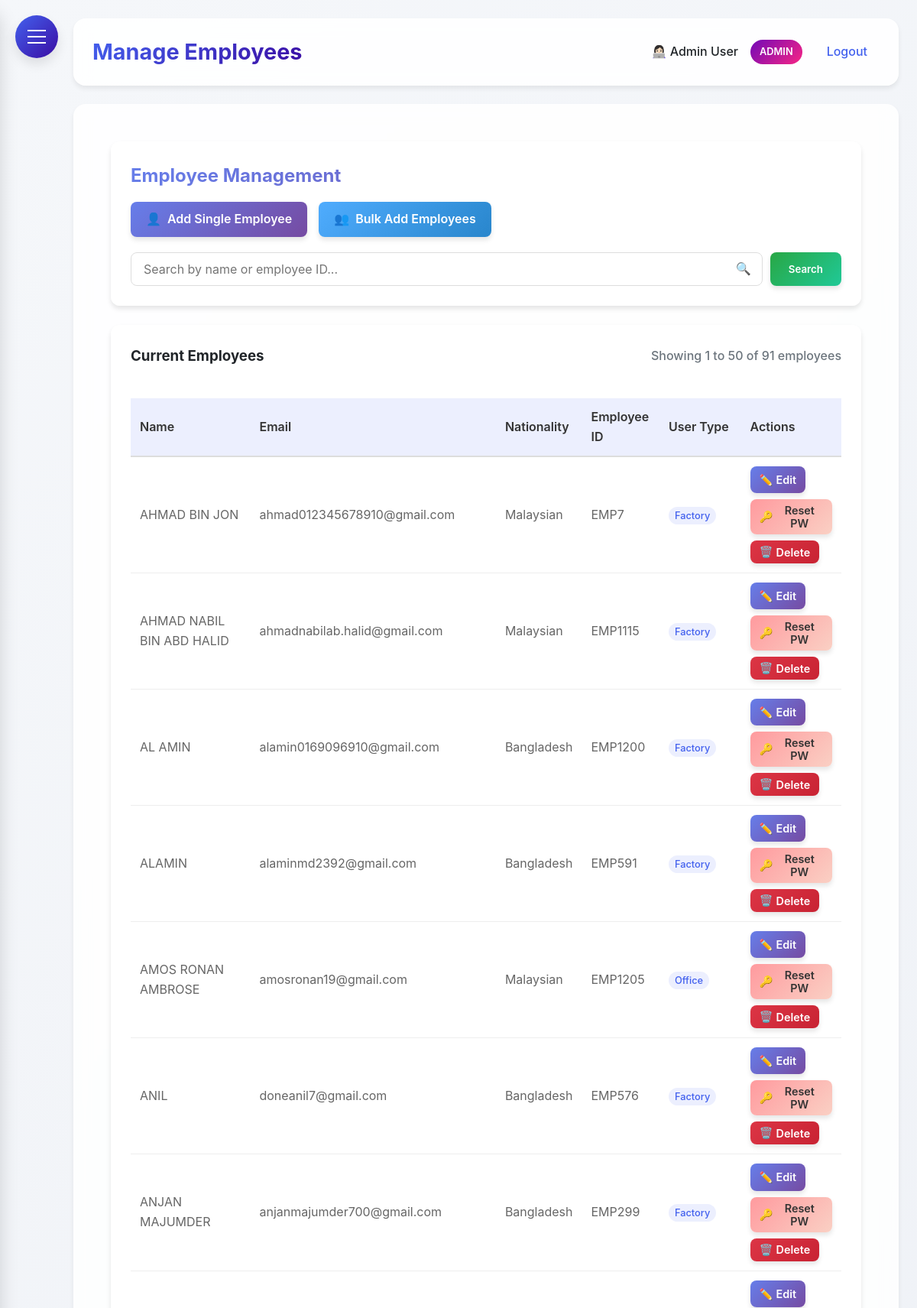
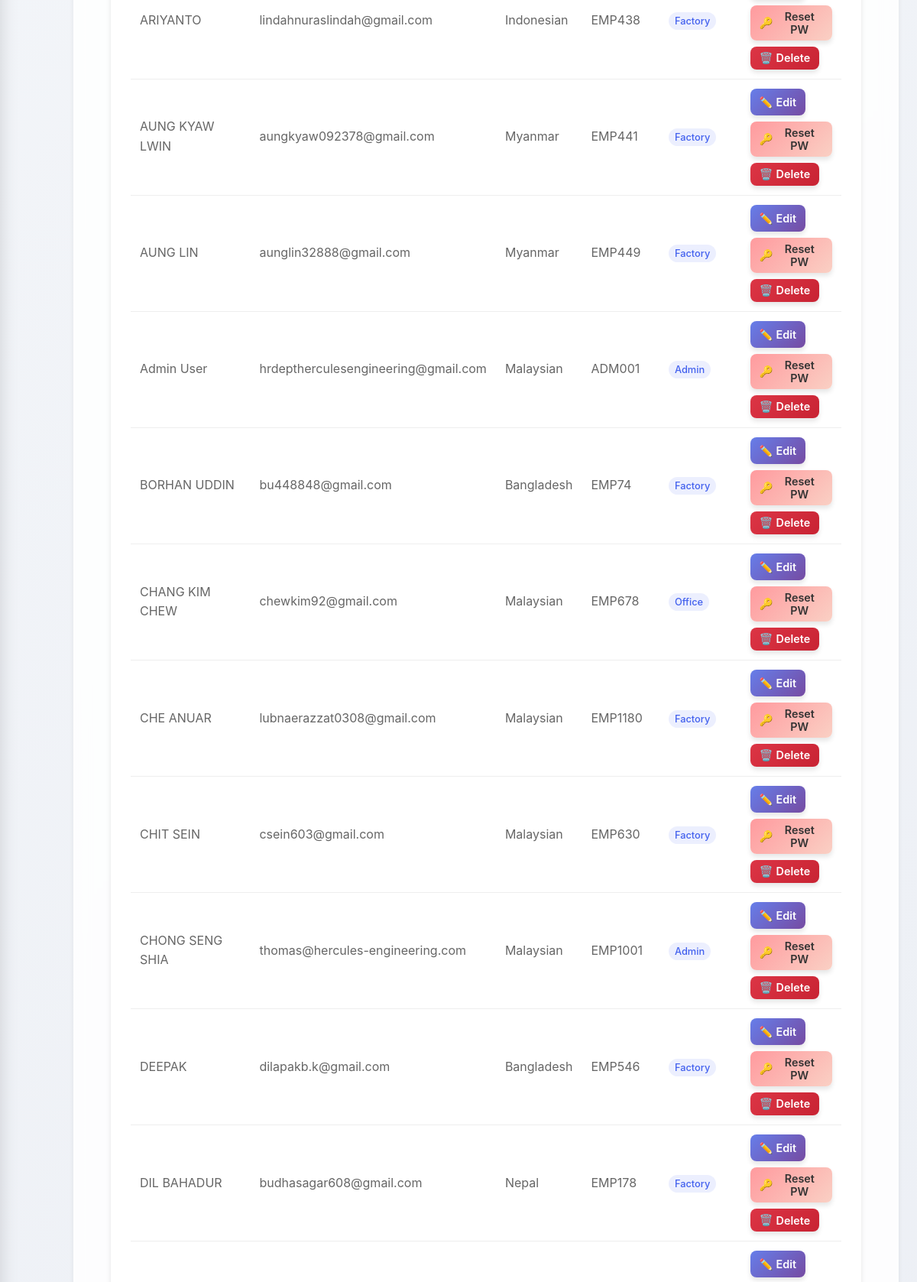
The page /manage_employees (signed in, upper part) on the database its author committed (2 pictures, top to bottom).
### HerculesSystem.py (models this page shows, shortened)
class Employee(UserMixin, db.Model):
    __tablename__ = 'employee'  # Explicitly set to 'employees'
    id = db.Column(db.Integer, primary_key=True)
    username = db.Column(db.String(80), unique=True, nullable=False)
    password = db.Column(db.String(120), nullable=False)
    full_name = db.Column(db.String(120), nullable=False)
    email = db.Column(db.String(120), unique=True, nullable=False)
    nationality = db.Column(db.String(80), nullable=False)
    employee_id = db.Column(db.String(80), unique=True, nullable=False)
    hire_date = db.Column(db.Date)
    is_admin = db.Column(db.Boolean, default=False)
    user_type = db.Column(db.String(20), default='employee')
    last_clock_in = db.Column(db.DateTime)
    last_clock_out = db.Column(db.DateTime)
    last_lunch_start = db.Column(db.DateTime)
    last_lunch_end = db.Column(db.DateTime)
    date_joined = db.Column(db.Date, nullable=True)  # Date when employee joined the company
    basic_salary = db.Column(db.Numeric(10, 2), nullable=True)  # Basic salary
    leave_balances = db.relationship('LeaveBalance', back_populates='employee', lazy=True)

### HerculesSystem.py (the view, shortened to what this page needs)
@app.route('/manage_employees')
@login_required
def manage_employees():
    if current_user.user_type != 'admin':
        flash('You do not have permission to manage employees.', 'danger')
        return redirect(url_for('dashboard'))
    page = request.args.get('page', 1, type=int)
    per_page = 50  # Employees per page
    search_query = request.args.get('search', '')
    query = Employee.query
    employees = query.order_by(Employee.full_name.asc()).paginate(
        page=page, per_page=per_page, error_out=False
    )
    return render_template('manage_employees.html',
                         employees=employees,
                         search_query=search_query,
                         page=page,
                         per_page=per_page)

### HerculesSystem.py (called while the page is built)
@app.after_request
def add_security_headers(response):
    response.headers['Permissions-Policy'] = 'geolocation=()'
    return response

@login_manager.user_loader
def load_user(user_id):
    return db.session.get(Employee, int(user_id))

@app.context_processor
def inject_now():
    return {'now': datetime.utcnow()}

### templates/manage_employees.html (shortened to what this page needs)
{% extends "base.html" %}
{% block content %}
<div class="dashboard-container">
    <div class="glass">
        <h2 style="margin-bottom: 15px; background: linear-gradient(135deg, #667eea 0%, #764ba2 100%); -webkit-background-clip: text; background-clip: text; color: transparent;">
        </h2>
        <div style="display: flex; gap: 15px; margin-bottom: 20px; flex-wrap: wrap;">
            <a href="{{ url_for('add_employee') }}" class="btn btn-primary" style="display: inline-flex; align-items: center; gap: 8px;">
                <span>👤</span>
                <span>Add Single Employee</span>
            </a>
            <a href="{{ url_for('bulk_add_employees') }}" class="btn btn-info" style="display: inline-flex; align-items: center; gap: 8px;">
                <span>👥</span>
                <span>Bulk Add Employees</span>
            </a>
        </div>
        <div style="margin-top: 20px;">
            <form method="GET" action="{{ url_for('manage_employees') }}" style="display: flex; gap: 10px; align-items: center; flex-wrap: wrap;">
                <div style="position: relative; flex: 1;">
                    <input type="text"
                           name="search"
                           value="{{ search_query }}"
                           placeholder="Search by name or employee ID..."
                           style="width: 100%; padding: 12px 45px 12px 16px; border-radius: 8px; border: 1px solid #ddd; font-size: 16px; background: rgba(255, 255, 255, 0.9); height: 44px; box-sizing: border-box;">
                    <span style="position: absolute; right: 15px; top: 50%; transform: translateY(-50%); color: #6c757d;">🔍</span>
                </div>
                <button type="submit" class="btn" style="background: linear-gradient(135deg, #28a745 0%, #20c997 100%); padding: 12px 24px; height: 44px; display: flex; align-items: center;">
                    Search
                </button>
            </form>
        </div>
    </div>
    <div class="glass">
        <div style="display: flex; justify-content: space-between; align-items: center; margin-bottom: 20px; flex-wrap: wrap; gap: 15px;">
            <h3 style="margin: 0;">
                {% if search_query %}
                    Search Results for "{{ search_query }}"
                {% else %}
                    Current Employees
                {% endif %}
            </h3>
            {% if employees.total > 0 %}
            <span style="color: #6c757d; font-weight: 500;">
                Showing {{ (page - 1) * per_page + 1 }} to {{ [page * per_page, employees.total]|min }} of {{ employees.total }} employees
            </span>
            {% endif %}
        </div>
        {% if employees.items %}
        <div style="overflow-x: auto;">
            <table>
                <thead>
                    <tr>
                        <th>Name</th>
                        <th>Email</th>
                        <th>Nationality</th>
                        <th>Employee ID</th>
                        <th>User Type</th>
                        <th>Actions</th>
                    </tr>
                </thead>
                <tbody>
                    {% for employee in employees.items %}
                    <tr>
                        <td>{{ employee.full_name }}</td>
                        <td>{{ employee.email }}</td>
                        <td>{{ employee.nationality }}</td>
                        <td>{{ employee.employee_id }}</td>
                        <td>
                            <span class="user-type-badge">
                                {{ employee.user_type|title }}
                            </span>
                        </td>
                        <td>
                            <div style="display: flex; gap: 8px; flex-wrap: wrap;">
                                <a href="{{ url_for('edit_employee', employee_id=employee.id) }}"
                                   class="btn btn-sm btn-primary" style="display: inline-flex; align-items: center; gap: 4px; padding: 6px 12px;">
                                    <span>✏️</span>
                                    <span>Edit</span>
                                </a>
                                <form action="{{ url_for('reset_password', employee_id=employee.id) }}" method="POST" style="margin: 0;">
                                    <button type="submit"
                                            class="btn btn-sm btn-warning"
                                            style="display: inline-flex; align-items: center; gap: 4px; padding: 6px 12px;"
                                            onclick="return confirm('Are you sure you want to reset the password for {{ employee.full_name }}? An email will be sent with the new password.')">
                                        <span>🔑</span>
                                        <span>Reset PW</span>
                                    </button>
                                </form>
                                <form action="{{ url_for('delete_employee', employee_id=employee.id) }}" method="POST" style="margin: 0;">
                                    <button type="submit"
                                            class="btn btn-sm btn-danger"
                                            style="display: inline-flex; align-items: center; gap: 4px; padding: 6px 12px;"
                                            onclick="return confirm('⚠️ WARNING: Are you sure you want to delete {{ employee.full_name }}? This action cannot be undone and will permanently remove all employee data including leave records and time tracking.')">
                                        <span>🗑️</span>
                                        <span>Delete</span>
                                    </button>
                                </form>
                            </div>
                        </td>
                    </tr>
                    {% endfor %}
                </tbody>
            </table>
        </div>
        {% endif %}
    </div>
</div>
{% endblock %}

### templates/base.html (shortened to what this page needs)
<!DOCTYPE html>
<html lang="en">
<head>
</head>
<body>
    <div class="hamburger-menu" id="hamburgerMenu">
        <span></span>
    </div>
    <div class="main-content" id="mainContent">
        <div class="header">
            <h1>{% block header %}Hercules HR{% endblock %}</h1>
            <div class="user-info">
                {% if current_user.is_authenticated %}
                <span>👩🏻‍💻 {{ current_user.full_name }}</span>
                {% if current_user.user_type == 'admin' %}
                <span class="admin-badge">ADMIN</span>
                {% endif %}
                <a href="{{ url_for('logout') }}">Logout</a>
                {% else %}
                <a href="{{ url_for('login') }}">Login</a>
                {% endif %}
            </div>
        </div>
        <div class="content">
            {% block content %}{% endblock %}
        </div>
    </div>
</body>
</html>

### templates/base.html (style rules this page uses)
:root { --primary: #4361ee; --secondary: #3a0ca3; --accent: #7209b7; --success: #4cc9f0; --danger: #f72585; --warning: #fca311; --info: #4895ef; --light: #f8f9fa; --dark: #212529; --gray: #6c757d; --gradient-primary: linear-gradient(135deg, #4361ee, #3a0ca3); --sidebar-gradient: linear-gradient(135deg, #4361ee, #3a0ca3); --gradient-accent: linear-gradient(135deg, #7209b7, #f72585); --shadow-sm: 0 4px 6px rgba(0, 0, 0, 0.07); --shadow-md: 0 8px 15px rgba(0, 0, 0, 0.1); --shadow-lg: 0 15px 25px rgba(0, 0, 0, 0.15); --border-radius: 12px; --border-radius-lg: 16px; --border-radius-xl: 20px; --sidebar-radius: 20px; --dark-bg: #1a1f35; --dark-container: #252a40; }
* { margin: 0; padding: 0; box-sizing: border-box; font-family: 'Inter', 'Segoe UI', system-ui, -apple-system, sans-serif; }
body { display: flex; min-height: 100vh; background: linear-gradient(135deg, #f5f7fa 0%, #e4e8f0 100%); color: var(--dark); line-height: 1.6; transition: background 0.3s ease, color 0.3s ease; }
.glass { background: rgba(255, 255, 255, 0.85); backdrop-filter: blur(10px); border-radius: var(--border-radius); border: 1px solid rgba(255, 255, 255, 0.2); box-shadow: var(--shadow-sm); transition: background 0.3s ease, border 0.3s ease; }
.hamburger-menu { position: fixed; top: 20px; left: 20px; z-index: 1000; cursor: pointer; background: var(--gradient-primary); border-radius: 50%; width: 56px; height: 56px; display: flex; align-items: center; justify-content: center; box-shadow: var(--shadow-md); transition: all 0.3s ease; }
.hamburger-menu span { display: block; width: 24px; height: 2px; background: #fff; position: relative; transition: all 0.3s cubic-bezier(0.4, 0, 0.2, 1); }
.hamburger-menu span:before, .hamburger-menu span:after { content: ''; position: absolute; width: 24px; height: 2px; background: #fff; transition: all 0.3s cubic-bezier(0.4, 0, 0.2, 1); }
.hamburger-menu span:before { top: -8px; }
.hamburger-menu span:after { top: 8px; }
.main-content { flex: 1; padding: 24px; margin-left: 0; transition: margin-left 0.3s cubic-bezier(0.4, 0, 0.2, 1); padding-left: 96px; }
.header { background: rgba(255, 255, 255, 0.9); backdrop-filter: blur(10px); padding: 20px 24px; border-radius: var(--border-radius-lg); box-shadow: var(--shadow-sm); display: flex; justify-content: space-between; align-items: center; margin-bottom: 24px; border: 1px solid rgba(255, 255, 255, 0.2); transition: background 0.3s ease, border 0.3s ease; }
.header h1 { font-size: 1.8rem; font-weight: 700; background: var(--gradient-primary); -webkit-background-clip: text; background-clip: text; color: transparent; }
.user-info { display: flex; align-items: center; gap: 16px; }
.user-info span { color: var(--dark); font-weight: 500; }
.user-info .admin-badge { background: var(--gradient-accent); color: white; padding: 6px 12px; border-radius: 20px; font-size: 0.8rem; font-weight: 600; }
.user-info a { color: var(--primary); text-decoration: none; font-weight: 500; transition: all 0.2s ease; padding: 8px 16px; border-radius: 8px; }
.content { background: rgba(255, 255, 255, 0.85); backdrop-filter: blur(10px); padding: 28px; border-radius: var(--border-radius-lg); box-shadow: var(--shadow-sm); border: 1px solid rgba(255, 255, 255, 0.2); transition: background 0.3s ease, border 0.3s ease; }
.btn { display: inline-block; padding: 12px 24px; border-radius: var(--border-radius); text-decoration: none; font-weight: 600; transition: all 0.3s ease; border: none; cursor: pointer; box-shadow: var(--shadow-sm); }
.btn-primary { background: var(--gradient-primary); color: white; }
table { color: var(--dark); }
.content { animation: fadeIn 0.4s ease-out; }

### rows shown on the page
Employee: full_name "Admin User", email "hrdeptherculesengineering@gmail.com", nationality "Malaysian", employee_id "ADM001", user_type "Admin"
Employee: full_name "AHMAD BIN JON", email "ahmad012345678910@gmail.com", nationality "Malaysian", employee_id "EMP7", user_type "Factory"
Employee: full_name "AHMAD NABIL BIN ABD HALID", email "ahmadnabilab.halid@gmail.com", nationality "Malaysian", employee_id "EMP1115", user_type "Factory"
Employee: full_name "AL AMIN", email "alamin0169096910@gmail.com", nationality "Bangladesh", employee_id "EMP1200", user_type "Factory"
Employee: full_name "ALAMIN", email "alaminmd2392@gmail.com", nationality "Bangladesh", employee_id "EMP591", user_type "Factory"
Employee: full_name "AMOS RONAN AMBROSE", email "amosronan19@gmail.com", nationality "Malaysian", employee_id "EMP1205", user_type "Office"
Employee: full_name "ANIL", email "doneanil7@gmail.com", nationality "Bangladesh", employee_id "EMP576", user_type "Factory"
Employee: full_name "ANJAN MAJUMDER", email "anjanmajumder700@gmail.com", nationality "Bangladesh", employee_id "EMP299", user_type "Factory"
Employee: full_name "ARIYANTO", email "lindahnuraslindah@gmail.com", nationality "Indonesian", employee_id "EMP438", user_type "Factory"
Employee: full_name "AUNG KYAW LWIN", email "aungkyaw092378@gmail.com", nationality "Myanmar", employee_id "EMP441", user_type "Factory"
Employee: full_name "AUNG LIN", email "aunglin32888@gmail.com", nationality "Myanmar", employee_id "EMP449", user_type "Factory"
Employee: full_name "BORHAN UDDIN", email "bu448848@gmail.com", nationality "Bangladesh", employee_id "EMP74", user_type "Factory"
Employee: full_name "CHANG KIM CHEW", email "chewkim92@gmail.com", nationality "Malaysian", employee_id "EMP678", user_type "Office"
Employee: full_name "CHE ANUAR", email "lubnaerazzat0308@gmail.com", nationality "Malaysian", employee_id "EMP1180", user_type "Factory"
Employee: full_name "CHIT SEIN", email "csein603@gmail.com", nationality "Malaysian", employee_id "EMP630", user_type "Factory"
Employee: full_name "CHONG SENG SHIA", email "thomas@hercules-engineering.com", nationality "Malaysian", employee_id "EMP1001", user_type "Admin"
Employee: full_name "DEEPAK", email "dilapakb.k@gmail.com", nationality "Bangladesh", employee_id "EMP546", user_type "Factory"
Employee: full_name "DIL BAHADUR", email "budhasagar608@gmail.com", nationality "Nepal", employee_id "EMP178", user_type "Factory"

### other values the page prints
{{ (page - 1) * per_page + 1 }} "1"
{{ [page * per_page, employees.total]|min }} "50"
{{ employees.total }} "91"
